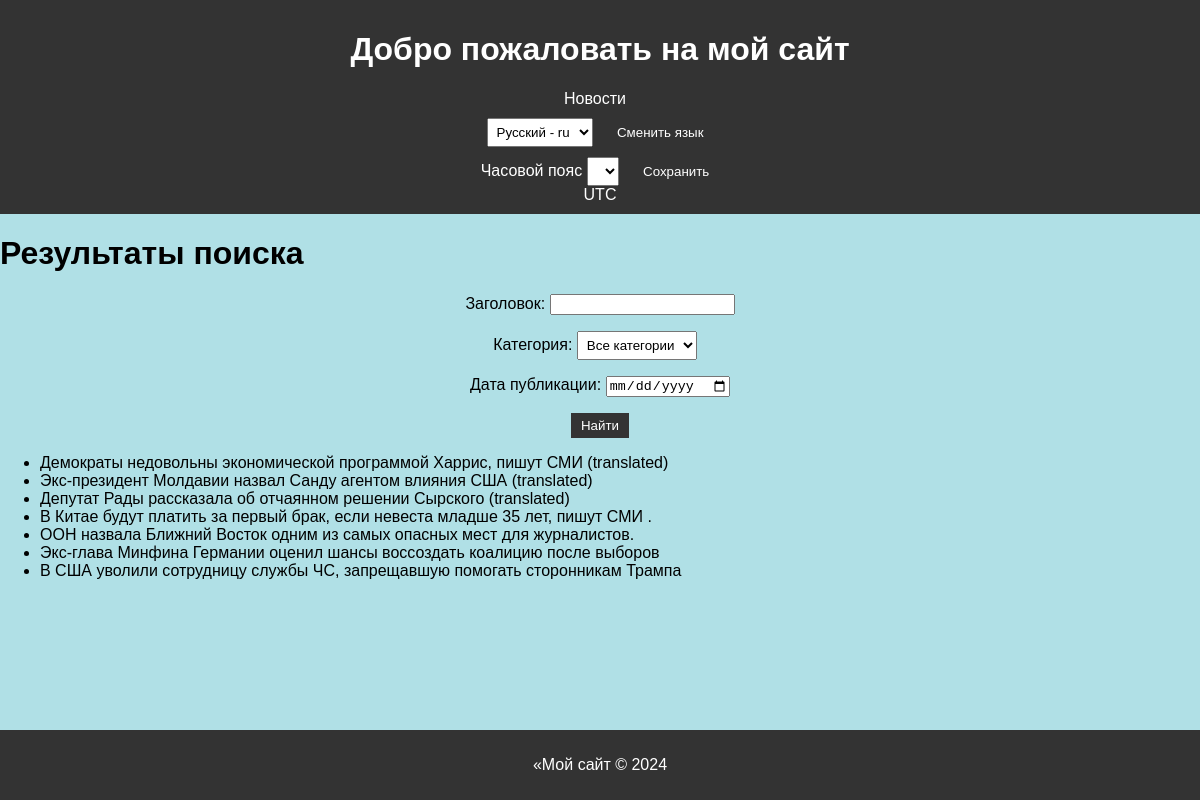
Page /news/search/ on the earlier database version.
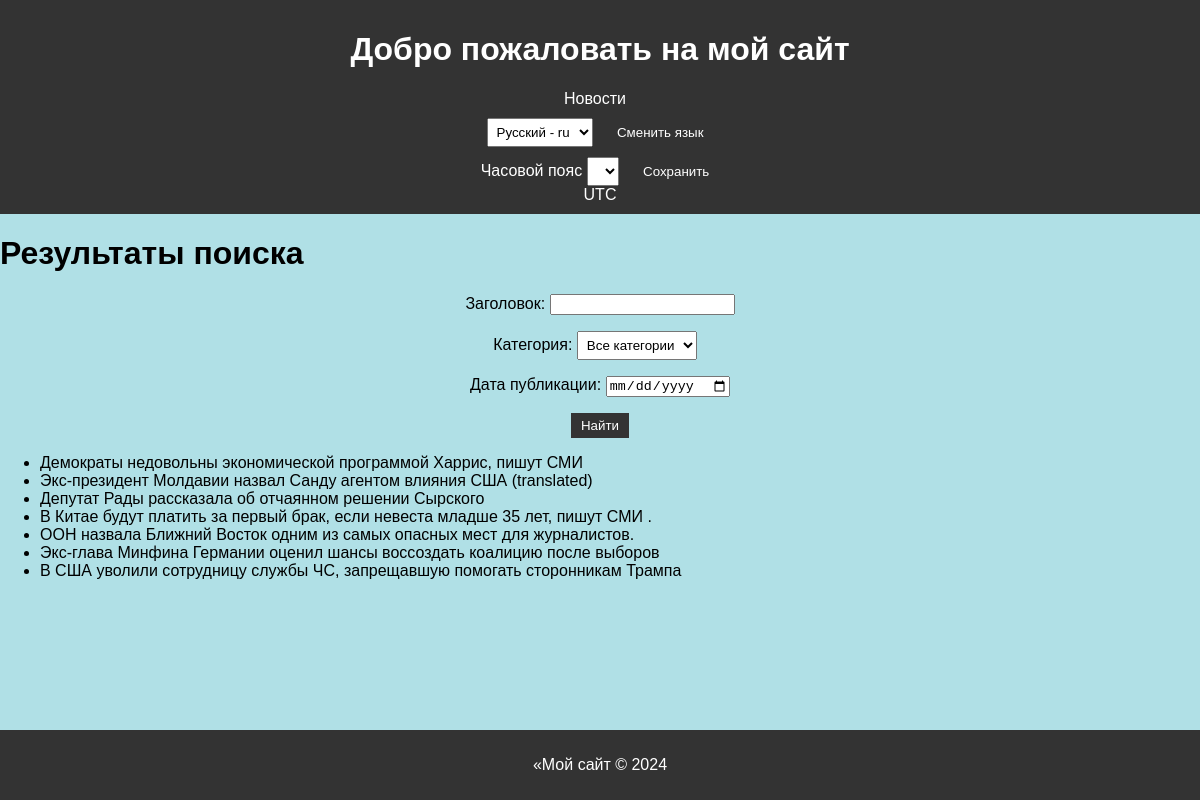
Same page on the later database version.
### newsapp/models.py (models this page shows, shortened)
class Post(models.Model):
    ARTICLE = 'AR'
    NEWS = 'NW'
    CATEGORY_CHOICES = (
        (ARTICLE, _('Article')),
        (NEWS, _('News')),
    )
    author = models.ForeignKey(Author, on_delete=models.CASCADE, null=True, blank=True)
    category_type = models.CharField(max_length=2, choices=CATEGORY_CHOICES, default=ARTICLE, help_text=_('Post type'))
    created_at = models.DateTimeField(auto_now_add=True, verbose_name=_('Created at'))
    categories = models.ManyToManyField(Category, through='PostCategory', related_name='posts', through_fields=('post', 'category'))
    title = models.CharField(max_length=255, verbose_name=_('Title'))
    text = models.TextField(verbose_name=_('Text'))
    rating = models.IntegerField(default=0)
    is_active = models.BooleanField(default=True)

### newsapp/views.py (the view)
# urls.py: path('news/search/', views.search, name='news_search'),
def search(request):
    filterset = PostFilter(request.GET, queryset=Post.objects.all())
    return render(request, 'newsapp/news_search.html', {'filterset': filterset})

### newsapp/templates/newsapp/news_search.html
{% extends "default.html" %}
{% load i18n %}
{% block content %}
    <h1>{% trans "Результаты поиска" %}</h1>
    <div style="text-align: center">
    <form action="" method="get">
        {{ filterset.form.as_p }}
        <input type="submit" value="{% trans "Найти" %}" />
    </form>
    </div>
    <ul>
        {% for post in filterset.qs %}
            <li>{{ post.title }}</li>
        {% endfor %}
    </ul>
{% endblock content %}

Differences in the rows shown:
changed Post: title "Демократы недовольны экономической программой Харрис, пишут СМИ (translated)" → "Демократы недовольны экономической программой Харрис, пишут СМИ"
changed Post: title "Депутат Рады рассказала об отчаянном решении Сырского (translated)" → "Депутат Рады рассказала об отчаянном решении Сырского"
